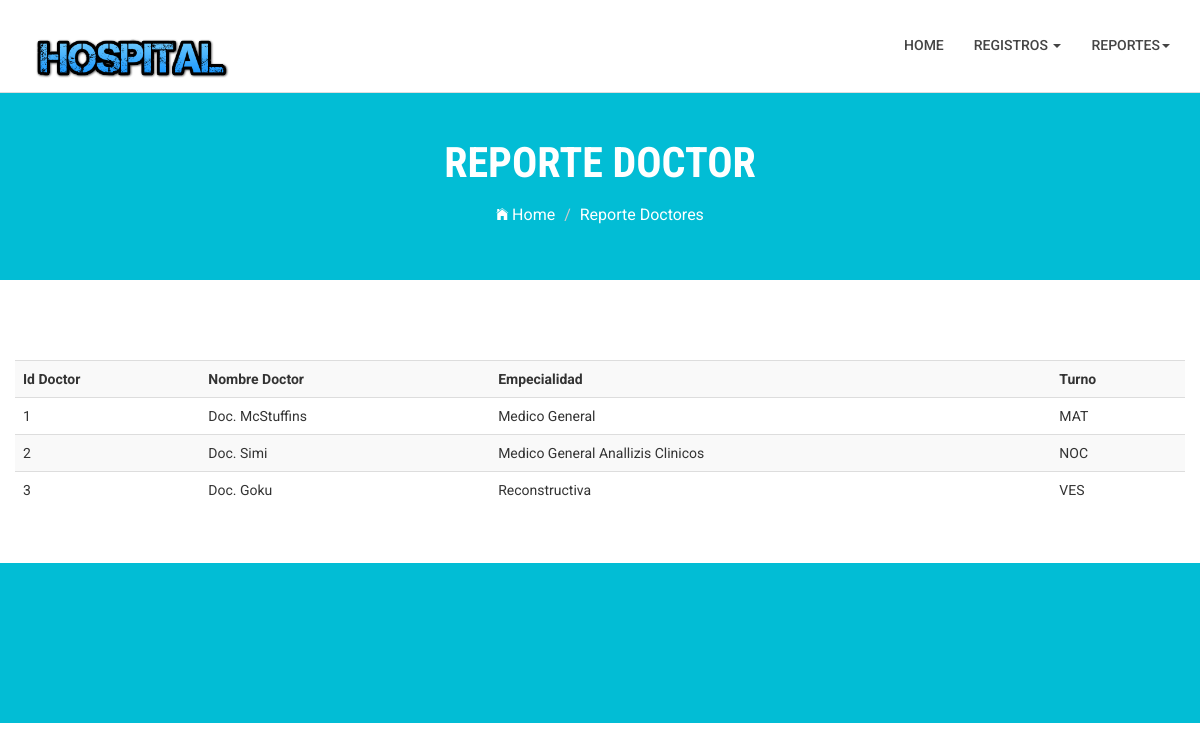
Screenshot of /Hospital/Report_Doctor/ with the database file from the repository.
### Hospital/models.py (models this page shows, shortened)
class Doctor(models.Model):
    doctor_id = models.IntegerField()
    doctor_name = models.CharField(max_length = 64)
    doctor_speciality = models.ManyToManyField(Especialidad)
    consultorio = models.ManyToManyField(Consultorio)
    Matutino = 'MAT'
    Vespertino = 'VES'
    Nocturno = 'NOC'
    HORARIOS = (
        (Matutino, 'Matutino'),
        (Vespertino, 'Vespertino'),
        (Nocturno, 'Nocturno'),
    )
    doctor_shift = models.CharField(max_length = 3, choices = HORARIOS, default = Matutino)
    Paciente = models.ManyToManyField(Paciente)

class Especialidad(models.Model):
    speciality = models.CharField(max_length=64)
    speciality_branch = models.CharField(max_length=64)

### Hospital/views.py (the view)
class Report_Doctor(ListView):
    template_name = 'Hospital/Report_Doctor.html'
    model = Doctor

### Hospital/templates/Hospital/Report_Doctor.html (shortened to what this page needs)
{% extends 'base_hospital.html' %}
{% block content %}
<section class="global-page-header">
		<div class="container">
				<div class="row">
						<div class="col-md-12">
								<div class="block">
										<h2>Reporte Doctor</h2>
										<ol class="breadcrumb">
												<li>
														<a href="index.html">
																<i class="ion-ios-home"></i>
																Home
														</a>
												</li>
												<li class="active">Reporte Doctores</li>
										</ol>
								</div>
						</div>
				</div>
		</div>
</section>
<section class="company-description">
	<div class="container" style = "margin-bottom: 35px;">
		<div class="row">
      <table class= "table table-striped">
    		<tr>
    			<th>Id Doctor</th>
    			<th>Nombre Doctor</th>
    			<th>Empecialidad </th>
    			<th>Turno</th>
    		</tr>
    		{% for item in object_list %}
    		<tr>
    			<td>{{ item.doctor_id }}</td>
    			<td>{{ item.doctor_name }}</td>
          <td>
    				{% for p in item.doctor_speciality.all %}
    				{{ p.speciality_branch }}
    				{% endfor %}
    			</td>
    			<td>{{ item.doctor_shift }}
    		</tr>
    		{% endfor %}
    	</table>
		</div>
	</div>
</section>
<section id="call-to-action">
</section>
{% endblock %}

### templates/base_hospital.html (shortened to what this page needs)
{% load staticfiles %}
<!DOCTYPE html>
<html class="no-js">
    <head>
        <link rel="stylesheet" href="{% static 'Hospital/css/bootstrap.min.css' %}">
        <link rel="stylesheet" href="{% static 'Hospital/css/ionicons.min.css' %}">
        <link rel="stylesheet" href="{% static 'Hospital/css/animate.css' %}">
        <link rel="stylesheet" href="{% static 'Hospital/css/slider.css' %}">
        <link rel="stylesheet" href="{% static 'Hospital/css/owl.carousel.css' %}">
        <link rel="stylesheet" href="{% static 'Hospital/css/owl.theme.css' %}">
        <link rel="stylesheet" href="{% static 'Hospital/css/jquery.fancybox.css' %}">
        <link rel="stylesheet" href="{% static 'Hospital/css/main.css' %}">
        <link rel="stylesheet" href="{% static 'Hospital/css/responsive.css' %}">
    </head>
    <body>
        <header id="top-bar" class="navbar-fixed-top animated-header">
            <div class="container">
                <div class="navbar-header">
                    <div class="navbar-brand">
                        <a href="{% url 'Hospital.views.home'%}" >
                            <img src="{% static 'Hospital/images/logo.png' %}"  style="height: 50px;" alt="">
                        </a>
                    </div>
                </div>
                <nav class="collapse navbar-collapse navbar-right" role="navigation">
                    <div class="main-menu">
                        <ul class="nav navbar-nav navbar-right">
                            <li>
                                <a href="{% url 'Hospital.views.home'%}" >Home</a>
                            </li>
                            <li class="dropdown">
                                <a href="#" class="dropdown-toggle" data-toggle="dropdown">Registros <span class="caret"></span></a>
                            </li>
                            <li class="dropdown">
                                <a href="#" class="dropdown-toggle" data-toggle="dropdown">Reportes<span class="caret"></span></a>
                            </li>
                        </ul>
                    </div>
                </nav>
            </div>
        </header>
        <section>
          {% block content %}{% endblock %}
        </section>
      </body>
    </html>

### static/Hospital/css/main.css (style rules this page uses)
body { font-family: 'Roboto', sans-serif; }
h1, h2, h3, h4, h5, h6 { font-family: 'Roboto Condensed', sans-serif; }
ul { padding-left: 0; }
ul li { list-style: none; }
h2 { font-size: 26px; }
.navbar-header .navbar-brand { padding: 5px 0; }
.navbar-header .navbar-brand a { height: auto; display: inline-block; margin-top: 8px; }
#top-bar { background: #fff; color: #fff; -webkit-transition: all 0.2s ease-out 0s; transition: all 0.2s ease-out 0s; padding: 15px 0; -webkit-box-shadow: 0 0 3px 0 rgba(0, 0, 0, 0.1); box-shadow: 0 0 3px 0 rgba(0, 0, 0, 0.1); border-bottom: 1px solid #dedede; }
#top-bar.animated-header { padding: 20px 0; background: #ffffff; box-shadow: none; }
#top-bar .main-menu li > a { color: #444; }
#top-bar .main-menu li { position: relative; }
#top-bar .main-menu li a { font-size: 14px; font-weight: 500; border-bottom: 2px solid transparent; -webkit-transition: .3s all; -o-transition: .3s all; transition: .3s all; text-transform: uppercase; }
#call-to-action { background: #02bdd5; background-size: cover; background-attachment: fixed; padding: 80px 0; text-align: center; position: relative; color: #fff; }
.global-page-header { background-attachment: fixed; background-size: cover; padding: 120px 0 25px 0; position: relative; background: #02bdd5; color: #fff; }
.global-page-header h2 { font-size: 42px; font-weight: bold; color: #fff; text-transform: uppercase; }
.global-page-header .breadcrumb { background: none; font-size: 16px; padding: 8px 0; }
.global-page-header .breadcrumb .active { color: #fff; }
.global-page-header .breadcrumb li a { color: #fff; }
.global-page-header .block { position: relative; z-index: 99; text-align: center; }
.company-description { margin-top: 80px; }

### rows the page displays
Doctor: doctor_id "1", doctor_name "Doc. McStuffins", doctor_shift "MAT"
Especialidad: speciality_branch "Medico General"
Doctor: doctor_id "2", doctor_name "Doc. Simi", doctor_shift "NOC"
Especialidad: speciality_branch "Anallizis Clinicos"
Doctor: doctor_id "3", doctor_name "Doc. Goku", doctor_shift "VES"
Especialidad: speciality_branch "Reconstructiva"
